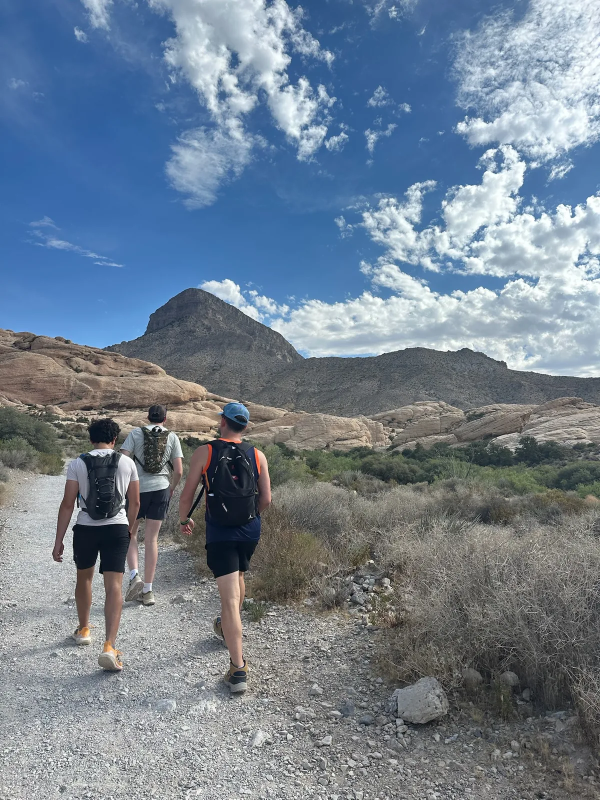
#> input picture media/roll/01-trailhead-lg.webp, 1200 x 1600 px, given in place of Photo Jul 01 2025, 8 52 41 AM.JPG, which was not available (shown at 1/2 size)
$ python build-photos.py
#> lines starting #> are read from the running program, lines starting #| are printed output that depends on the picture
#!/usr/bin/env python3
"""Builds the film-roll photo derivatives and manifest in media/roll/ from Drifters/attachments*.
Originals are read only. attachments (2) is a byte-identical copy of attachments and is skipped.
Run: python3 -I tools/build-photos.py
"""
import json, os, random
from PIL import Image, ImageOps
ROOT = os.path.dirname(os.path.dirname(os.path.abspath(__file__)))
A = os.path.join(ROOT, 'Drifters', 'attachments')
B = os.path.join(ROOT, 'Drifters', 'attachments3')
OUT = os.path.join(ROOT, 'media', 'roll')
os.makedirs(OUT, exist_ok=True)

# (source dir, filename, slug, alt) in roll order: one trip, day by day.
ROLL = [
 (A, 'Photo Jul 01 2025, 8 52 41 AM.JPG',  'trailhead',      'Friends hiking a gravel trail toward a rocky peak under scattered clouds'),
 (A, 'Photo Jul 01 2025, 9 09 09 AM.JPG',  'red-rock',       'The crew walking with backpacks among red sandstone boulders'),
 (A, 'Photo Jul 01 2025, 9 11 26 AM.JPG',  'red-rock-climb', 'A friend climbing layered red rock while others wait above'),
 (A, 'Photo Jul 01 2025, 4 36 53 PM.JPG',  'desert-highway', 'An empty desert highway running straight toward distant mountains'),
 (A, 'Photo Jul 02 2025, 5 05 52 PM.JPG',  'canyon-arms',    'A friend standing on a boulder with arms spread wide above a canyon'),
 (A, 'Photo Jul 03 2025, 8 08 09 AM.JPG',  'camp-oaks',      'Tents pitched in a gravel clearing under old oak trees'),
 (A, 'Photo Jul 03 2025, 11 43 31 AM.JPG', 'van-nap',        'Two friends in cowboy hats asleep on each other in the back of the van'),
 (A, 'Photo Jul 03 2025, 5 53 11 PM.JPG',  'dunes',          'Quad bikes and helmets on the sand dunes, one friend turning to the camera'),
 (B, 'Photo Jul 06 2025, 1 59 52 PM.JPG',  'bridge-leak',    'A bridge road at midday washed by a pink light leak'),
 (B, 'Photo Jul 06 2025, 5 03 00 PM.JPG',  'waterfall-shout','A friend mid-shout at the edge of a rushing mountain stream'),
 (B, 'Photo Jul 06 2025, 6 34 38 PM.JPG',  'sequoias',       'Giant sequoias rising into the light with an orange leak across the frame'),
 (A, 'Photo Jul 06 2025, 7 32 29 PM.JPG',  'camp-grill',     'The crew gathered around a camp grill under tall pines'),
 (B, 'Photo Jul 06 2025, 7 32 59 PM.JPG',  'camp-pines',     'The whole group standing together among the pines at camp'),
 (A, 'Photo Jul 06 2025, 8 14 07 PM.JPG',  'lookout-selfie', 'A selfie at a lookout as the sun sets behind the ridges'),
 (B, 'Photo Jul 06 2025, 8 20 20 PM.JPG',  'ridges-dusk',    'Blue mountain ridges at dusk under a pink and orange light leak'),
 (A, 'Photo Jul 06 2025, 8 22 18 PM.JPG',  'railing-laugh',  'Two friends laughing at a railing in the last of the light'),
 (A, 'Photo Jul 06 2025, 8 25 51 PM.JPG',  'railing-lean',   'A friend leaning on the lookout rail above the hazy blue ridges'),
 (B, 'Photo Jul 06 2025, 8 35 40 PM.JPG',  'five-sunset',    'Five friends arm in arm at the lookout at sunset'),
 (B, 'Photo Jul 06 2025, 8 41 56 PM.JPG',  'burnt-trees',    'Burnt trees silhouetted against the last orange light on the horizon'),
 (B, 'Photo Jul 07 2025, 7 55 05 AM.JPG',  'morning-sun',    'Morning sun bursting through the pines above the camp road'),
 (A, 'Photo Jul 08 2025, 12 00 14 PM (1).JPG','yosemite',    'The whole crew posing in front of El Capitan and Yosemite Valley'),
 (B, 'Photo Jul 08 2025, 1 39 39 PM.JPG',  'creek',          'A creek winding through the forest, a red light leak across the water'),
 (A, 'Photo Jul 08 2025, 4 27 00 PM.JPG',  'rock-gully',     'Friends scrambling down a shaded rock gully beside a stream'),
 (B, 'Photo Jul 08 2025, 10 24 02 PM.JPG', 'campfire-leak',  'A campfire at night with a rainbow light leak down the frame'),
 (B, 'Photo Jul 08 2025, 10 24 12 PM.JPG', 'campfire',       'The crew sitting close around the campfire at night'),
 (B, 'Photo Jul 09 2025, 1 56 33 PM.JPG',  'ebikes',         'Electric bikes lined up on a mountain ridge trail'),
 (B, 'Photo Jul 09 2025, 2 36 47 PM.JPG',  'alpine-lake',    'A deep blue alpine lake below snow-patched granite peaks'),
 (A, 'Photo Jul 09 2025, 8 28 34 PM.JPG',  'van-chaos',      'Goofing around in the van, one friend standing, another yelling'),
 (B, 'Photo Jul 10 2025, 8 43 38 PM.JPG',  'white-robe',     'A friend in a white robe, sunglasses and cowboy hat outside a cabin at dusk'),
 (B, 'Photo Jul 14 2025, 6 57 22 PM.JPG',  'hot-tub',        'A hot tub selfie with the crew under the pines'),
 (B, 'Photo Jul 15 2025, 1 08 13 PM.JPG',  'gondola',        'Helmets on in the open-air gondola heading up the mountain'),
 (A, 'Photo Jul 15 2025, 1 37 12 PM.JPG',  'via-ferrata',    'Climbing a granite face on a via ferrata, helmets and harnesses on'),
 (A, 'Photo Jul 15 2025, 2 48 09 PM.JPG',  'granite-dome',   'Climbers roped together on a granite dome under a deep blue sky'),
]
assert len(ROLL) == 33, len(ROLL)
manifest = []
for i, (d, fn, slug, alt) in enumerate(ROLL, 1):
    im = ImageOps.exif_transpose(Image.open(os.path.join(d, fn))).convert('RGB')
#> im is the input picture: PIL image 1200x1600 RGB; mean R, G, B 114.4, 128.7, 143.6
    w, h = im.size
#> w = 1200; h = 1600
    base = f'{i:02d}-{slug}'
    small = im.copy(); small.thumbnail((720, 720), Image.LANCZOS)
#> after `small.thumbnail((720, 720), Image.LANCZOS)`:
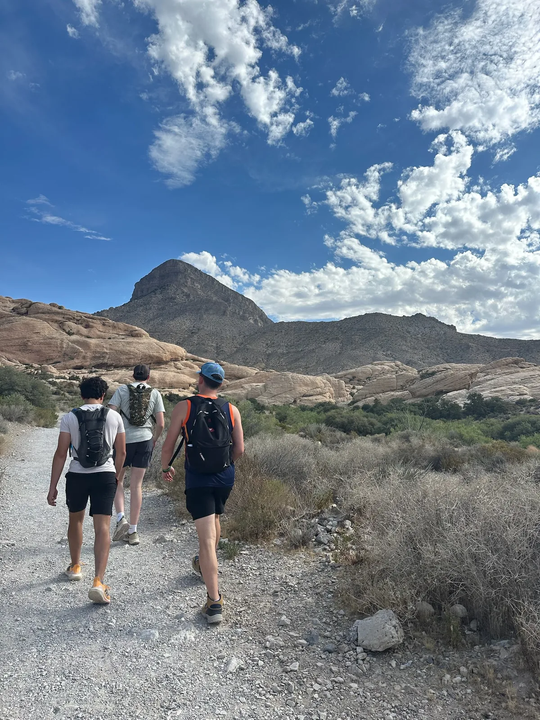
#> small: PIL image 540x720 RGB; mean R, G, B 114.4, 128.6, 143.6
    small.save(os.path.join(OUT, base + '.webp'), 'WEBP', quality=78, method=6)
    large = im.copy(); large.thumbnail((1600, 1600), Image.LANCZOS)
    large.save(os.path.join(OUT, base + '-lg.webp'), 'WEBP', quality=82, method=6)
    manifest.append({'id': base, 'src': f'media/roll/{base}.webp', 'large': f'media/roll/{base}-lg.webp',
                     'w': large.width, 'h': large.height, 'tw': small.width, 'th': small.height, 'alt': alt,
                     'day': fn[6:12]})
#> pass 2 of the loop `for i, (d, fn, slug, alt) in enumerate(ROLL, 1):`:
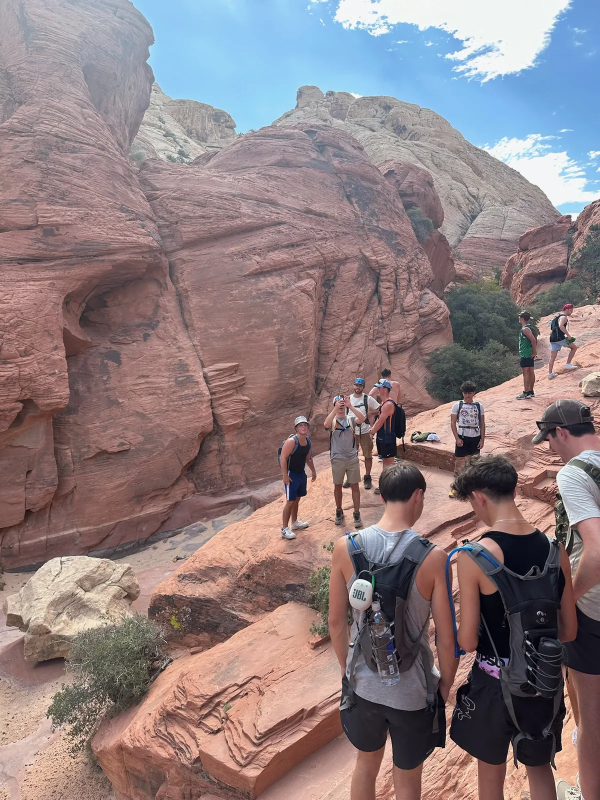
#> input picture media/roll/02-red-rock-lg.webp, 1200 x 1600 px, given in place of Photo Jul 01 2025, 9 09 09 AM.JPG, which was not available (shown at 1/2 size)
#> im is the input picture: PIL image 1200x1600 RGB; mean R, G, B 141.8, 126, 127.9
#> `small.thumbnail((720, 720), Image.LANCZOS)`:
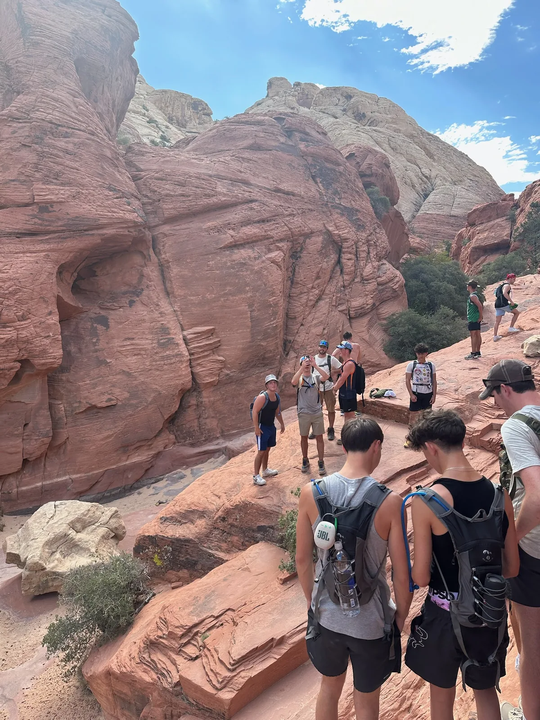
#> small: PIL image 540x720 RGB; mean R, G, B 141.8, 126, 127.9
#> (the run stopped early here; a loop or call above may not have finished)
